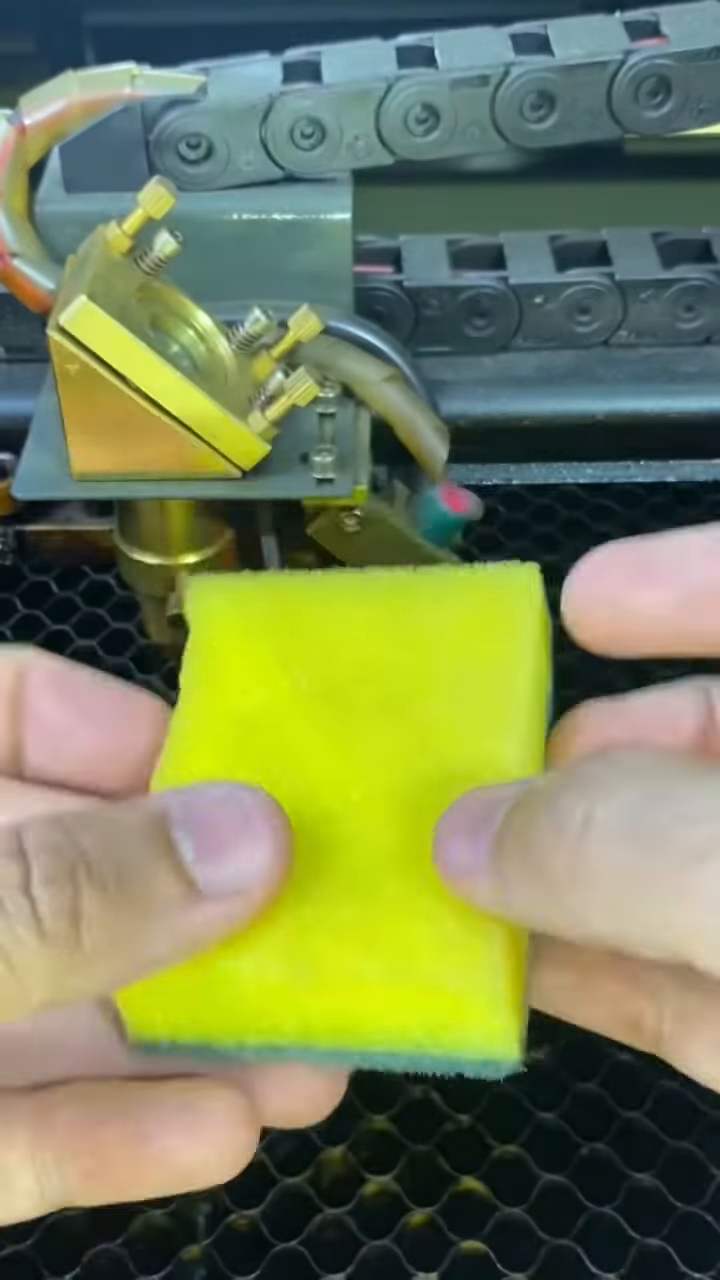
#> input picture frame 44 of fire-detection/fire-cnc.mp4, 720 x 1280 px
$ python main2.py
#> lines starting #> are read from the running program, lines starting #| are printed output that depends on the picture; after the words box and inside, x2 and y2 are one past the last pixel; in counts of white or black regions, pixels touching at a corner belong together
import cv2
import numpy as np

# Inicialize variáveis globais
prev_frame = None  # Para armazenar o quadro anterior
def processa_frame(img):
    """
    Processa o quadro e retorna a máscara de movimento para a cor branca.
    """
    global prev_frame

    # Converte a imagem para escala de cinza
    gray = cv2.cvtColor(img, cv2.COLOR_BGR2GRAY)

    # Cria uma máscara onde a cor branca (255) é isolada
    _, white_mask = cv2.threshold(gray, 240, 255, cv2.THRESH_BINARY)  # Detecta áreas brancas

    # Se tivermos um quadro anterior, calcule a diferença entre eles
    if prev_frame is not None:
        frame_diff = cv2.absdiff(white_mask, prev_frame)
        _, motion_mask = cv2.threshold(frame_diff, 45, 255, cv2.THRESH_BINARY)
    else:
        motion_mask = np.zeros_like(white_mask)  # Inicializa com zero se for o primeiro quadro

    # Atualiza o quadro anterior
    prev_frame = white_mask.copy()

    return motion_mask, white_mask

def analisa_movimento(img, motion_mask):
    """
    Analisa o movimento da cor branca baseado na máscara de movimento e desenha
    um único retângulo envolvendo todas as áreas de movimento.
    """
    # Encontra os contornos das áreas de movimento
    contours, _ = cv2.findContours(motion_mask, cv2.RETR_EXTERNAL, cv2.CHAIN_APPROX_SIMPLE)

    qt_movimento = 0

    # Inicializa as variáveis para calcular a caixa delimitadora total
    x_min, y_min, x_max, y_max = float('inf'), float('inf'), -float('inf'), -float('inf')

    for contour in contours:
        # Ignora pequenos contornos (áreas pequenas)
        if cv2.contourArea(contour) > 600:  # Ajuste o limite conforme necessário
            qt_movimento += 1

            # Obtém as coordenadas do retângulo que envolve o contorno
            x, y, w, h = cv2.boundingRect(contour)

            # Atualiza as coordenadas mínima e máxima
            x_min = min(x_min, x)
            y_min = min(y_min, y)
            x_max = max(x_max, x + w)
            y_max = max(y_max, y + h)

    # Desenha o único retângulo que envolve todas as áreas de movimento
    if qt_movimento > 0:
        cv2.rectangle(img, (x_min, y_min), (x_max, y_max), (0, 255, 0), 2)  # Cor verde e espessura 2

    return qt_movimento


def exibe_status(img, qt_movimento, new_height):
    """
    Exibe o status da detecção de movimento, redimensionado proporcionalmente à altura do vídeo.
    """
    # Calcula a posição e o tamanho da caixa de status de acordo com a altura do vídeo redimensionado
    box_height = int(new_height * 0.1)  # Tamanho da caixa de status em 10% da altura do vídeo
    box_width = int(img.shape[1] * 0.5)  # Largura da caixa em 50% da largura do vídeo

    # Define as coordenadas da caixa de status
    top_left = (int(img.shape[1] * 0.1), 0)  # Posição horizontal proporcional
    bottom_right = (top_left[0] + box_width, box_height)  # Posição da parte inferior da caixa

    # Desenha a caixa de status
    cv2.rectangle(img, top_left, bottom_right, (0, 0, 0), -1)

    # Exibe o texto dentro da caixa
    cv2.putText(img, f'FIRE: {qt_movimento}', (top_left[0] + 10, top_left[1] + box_height - 10),
                cv2.FONT_HERSHEY_DUPLEX, 1.5, (255, 255, 255), 5)


def main():
    namevideo = 'fire-cnc.mp4'
    #namevideo = 'fire-cnc-1.mp4'
    #namevideo = 'fire-cnc-2.mp4'
    video_path = f'C:/Users/usuario/Desktop/Inteligencia Artificial/visao-comp-detecta-fogo/fire-detection/{namevideo}'
    video = cv2.VideoCapture(video_path)

    if not video.isOpened():
        print(f"Erro ao abrir o vídeo: {video_path}")
        return

    # Obtém a resolução original do vídeo
    original_width = int(video.get(cv2.CAP_PROP_FRAME_WIDTH))
    original_height = int(video.get(cv2.CAP_PROP_FRAME_HEIGHT))

    # Define a altura desejada para o vídeo redimensionado
    new_height = 500

    # Calcula a nova largura mantendo a proporção do vídeo original
    aspect_ratio = original_width / original_height
    new_width = int(new_height * aspect_ratio)

    paused = False  # Variável para controlar o estado de pausa

    while True:
        if not paused:
            check, img = video.read()
#> img is the input picture: shape (1280, 720, 3); mean B, G, R 86, 128.4, 118.3
            if not check:
                break

            # Redimensiona o frame
            resized_frame = cv2.resize(img, (new_width, new_height))

            # Processa o frame para detectar o movimento da cor branca
            motion_mask, white_mask = processa_frame(resized_frame)
#> in processa_frame, `gray = cv2.cvtColor(img, cv2.COLOR_BGR2GRAY)`:
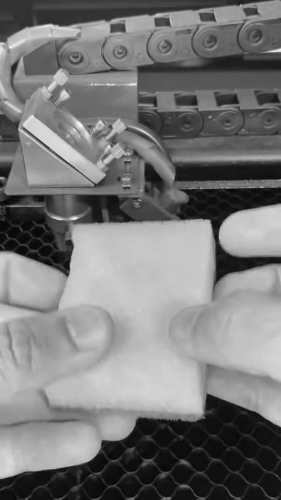
#> gray: shape (500, 281); min 6, max 253, mean 120.4
#> in processa_frame, `_, white_mask = cv2.threshold(gray, 240, 255, cv2.THRESH_BINARY)`:
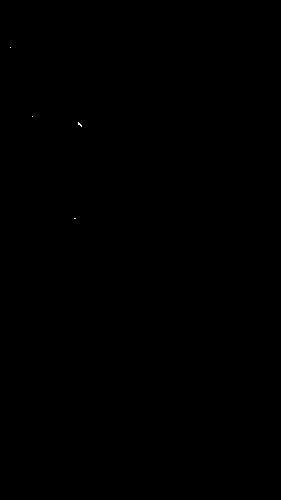
#> white_mask: shape (500, 281); 0.01% white in thin lines or dots, all inside (x1, y1, x2, y2) = (10, 47, 82, 219)
#> motion_mask: shape (500, 281); every value is 0

            # Analisa o movimento
            qt_movimento = analisa_movimento(resized_frame, motion_mask)
#> in analisa_movimento, `contours, _ = cv2.findContours(motion_mask, cv2.RETR_EXTERNAL, cv2.CHA..`: contours = []
#> after the loop in analisa_movimento, `for contour in contours:`: qt_movimento = 0
#> qt_movimento = 0

            # Exibe o status do movimento detectado
            exibe_status(resized_frame, qt_movimento, new_height)
#> in exibe_status, `cv2.putText(img, f'FIRE: {qt_movimento}', (top_left[0] + 10, top_left[..`:
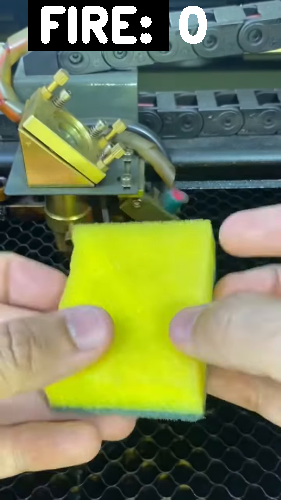
#> img: shape (500, 281, 3); mean B, G, R 84.1, 127, 118.7

            # Exibe o vídeo redimensionado
            cv2.imshow('Video', resized_frame)

            # Exibe a máscara de movimento
            cv2.namedWindow('Passo', cv2.WINDOW_NORMAL)
            cv2.resizeWindow('Passo', 180, 320)
            cv2.imshow('Passo', motion_mask)

            # Exibe a área branca isolada
            cv2.namedWindow('Area Branca', cv2.WINDOW_NORMAL)
            cv2.resizeWindow('Area Branca', 178, 292)
            cv2.imshow('Area Branca', white_mask)

        # Delay no vídeo
        key = cv2.waitKey(50)
#> (key q is pressed here)

        if key == ord('q'):  # Pressione 'q' para sair
            break
        elif key == ord('p'):  # Pressione 'p' para pausar/despausar
            paused = not paused

    video.release()
    cv2.destroyAllWindows()

if __name__ == "__main__":
    main()

$ run again, starting later in the video
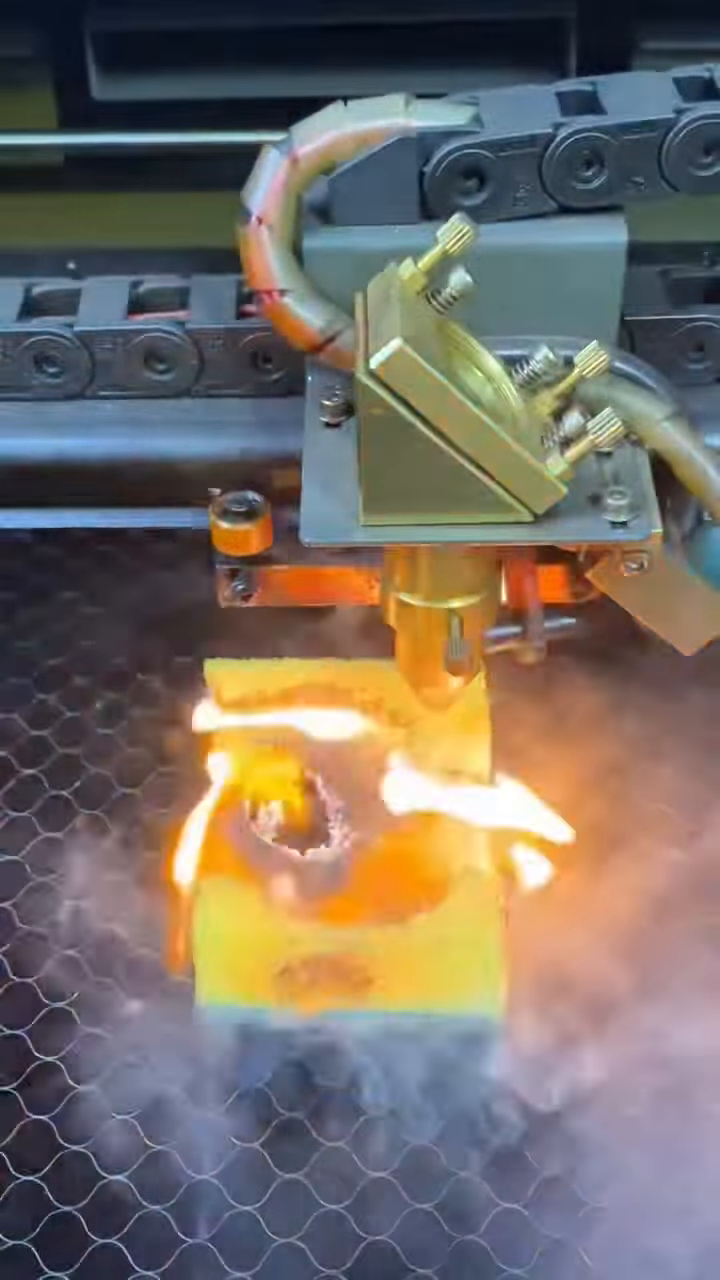
#> input picture frame 201 of fire-detection/fire-cnc.mp4, 720 x 1280 px
#> in main, img is the input picture: shape (1280, 720, 3); mean B, G, R 101.2, 109.1, 117.9
#> in processa_frame, `_, white_mask = cv2.threshold(gray, 240, 255, cv2.THRESH_BINARY)`:
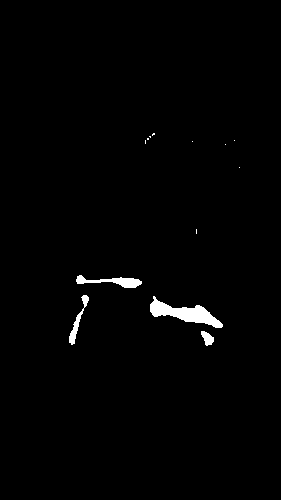
#> white_mask: shape (500, 281); 1.2% white; 13 white regions (9 under 20 px), largest, box (x1, y1, x2, y2) and area: (150, 296, 223, 328) 917, (76, 275, 142, 288) 380, (69, 295, 89, 345) 240, (201, 331, 214, 346) 120
#> motion_mask: shape (500, 281); every value is 0
#> contours = []
#> after the loop in analisa_movimento, `for contour in contours:`: qt_movimento = 0
#> in exibe_status, `cv2.putText(img, f'FIRE: {qt_movimento}', (top_left[0] + 10, top_left[..`:
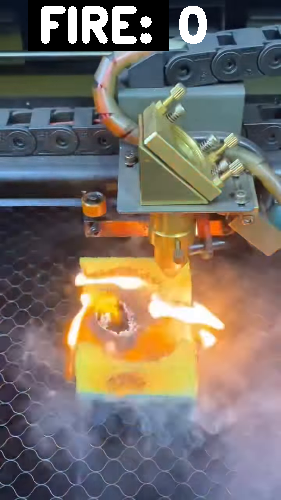
#> img: shape (500, 281, 3); mean B, G, R 103.3, 111.9, 121.4
